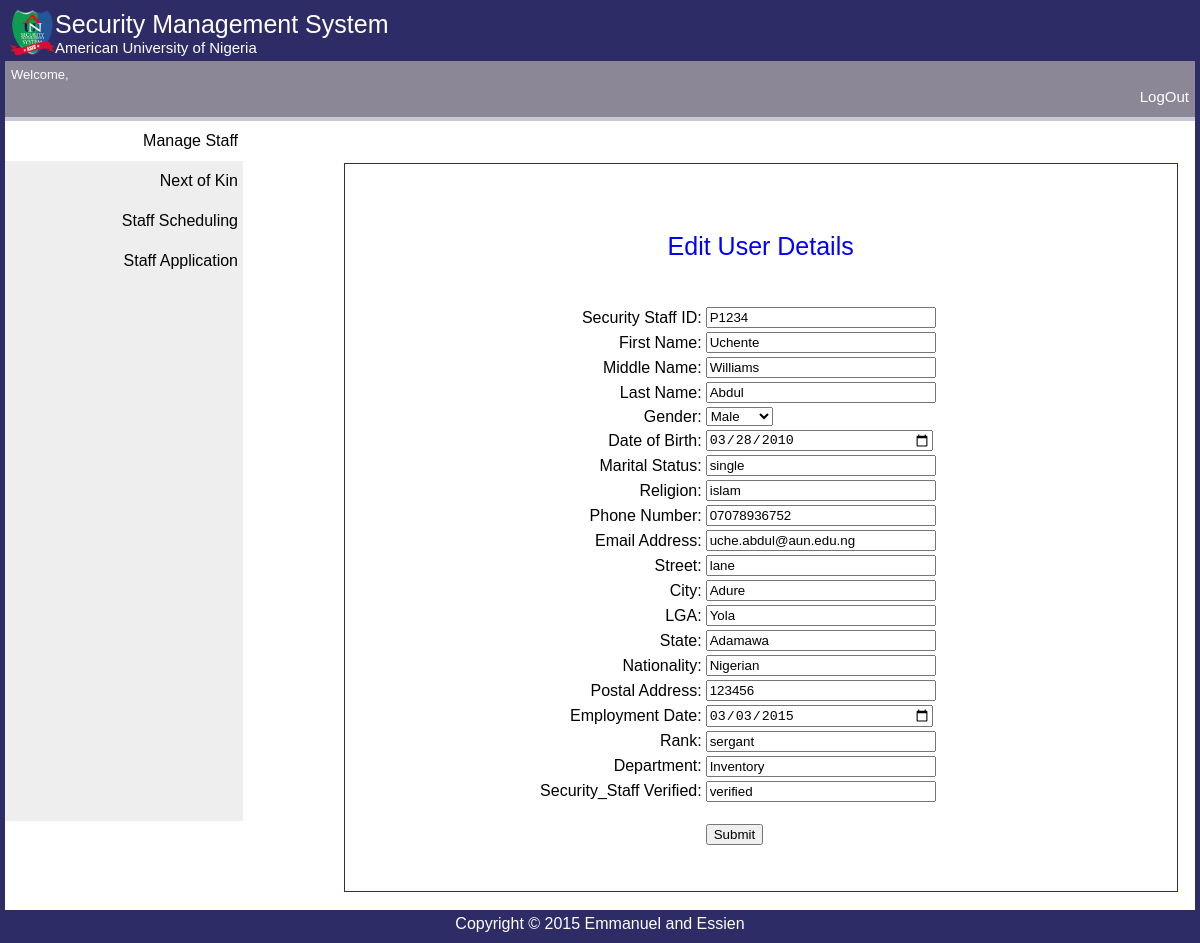
Screenshot of /old/HRPersonnel/edit_staff.php?user_id=P1234 with the database file from the repository.
### tables this page shows
CREATE TABLE IF NOT EXISTS `security_staff` (
  `Security_Staff_ID` varchar(20) NOT NULL,
  `First_Name` varchar(20) NOT NULL,
  `Middle_Name` varchar(20) NOT NULL,
  `Last_Name` varchar(20) NOT NULL,
  `Gender` varchar(8) NOT NULL,
  `Date_of_Birth` date NOT NULL,
  `Marital_Status` varchar(15) NOT NULL,
  `Religion` varchar(15) NOT NULL,
  `Phone_Number` varchar(15) NOT NULL,
  `Email_Address` varchar(45) NOT NULL,
  `Street` varchar(30) NOT NULL,
  `City` varchar(20) NOT NULL,
  `LGA` varchar(20) NOT NULL,
  `State` varchar(20) NOT NULL,
  `Nationality` varchar(15) NOT NULL,
  `Postal_Address` varchar(45) NOT NULL,
  `Date_of_Employment` date NOT NULL,
  `Rank` varchar(20) NOT NULL,
  `Department` varchar(30) NOT NULL,
  `Security_Staffcol` varchar(45) DEFAULT NULL,
  PRIMARY KEY (`Security_Staff_ID`),
  UNIQUE KEY `Staff ID_UNIQUE` (`Security_Staff_ID`)
);

### old/HRPersonnel/edit_staff.php (the view, shortened to what this page needs)
<?php
    include_once '../includes/db_connect.php';
    $staff = $_GET['user_id'];
	$sql = "SELECT * FROM Security_Staff WHERE Security_Staff_ID = '$staff'";
	$result = $mysqli->query($sql);
	$row = $result->fetch_assoc();
?>
<!DOCTYPE html>
<html>
<head><title>Human Resource | ASEC</title>
	<link rel="stylesheet" type="text/css" href="../css/style.custom.css">
</head>
<body>
<div class="header">
<div class="banner">
	<img class="logo" src="../images/bg.png" />
	<p class="textbig">Security Management System</p>
	<p class="textmid">American University of Nigeria<p>
</div>
</div>
<div class="admin">
<p>Welcome,<?php echo "$_SESSION[firstname] $_SESSION[lastname]";?></p>
<a style="text-decoration:none;text-align:right;color:#fff;font-size:15px;"href="../logout.php"><p class="logout">LogOut</p></a></p>
</div>
<div class="nav">
<ul>
  <li class="select"><a href="./home.php">Manage Staff</a></li>
  <li><a href="next_kin.php">Next of Kin</a></li>
  <li><a href="schedule.php">Staff Scheduling</a></li>
  <li><a href="application.php">Staff Application</a></li>
 </ul>
</div>
<div class="content">
	<div id="formTable">
<p class="centerText textbig" style='color: blue'>Edit User Details</p><br />
	<form action="edit_staff.php" method="POST">
	<table>
		<?php
		echo "<tr>
			<td id='formtdlabel'><label>Security Staff ID:</label></td>
			<td><input type='text' name='staff' value='".$row['Security_Staff_ID']."'required></label></td>
		</tr>
		<tr>
			<td id='formtdlabel'><label>First Name:</label></td>
			<td><input type='text' name='firstname' required value='".$row['First_Name']."'></td>
		</tr>
		<tr>
			<td id='formtdlabel'><label>Middle Name:</label></td>
			<td><input type='text' name='midname' required value='".$row['Middle_Name']."'></td>
		</tr>
		<tr>
			<td id='formtdlabel'><label>Last Name:</label></td>
			<td><input type='text' name='lastname' required value='".$row['Last_Name']."'></td>
		</tr>
		<tr>
			<td id='formtdlabel'><label>Gender:</label></td>
			<td><select name='gender' required>
				<option "; echo $row['Gender'] == "male" ? "selected " : "" ; echo ">Male</option>
                <option "; echo $row['Gender'] == "female" ? "selected " : "" ; echo ">Female</option>
			</select></td>
		</tr>
		<tr>
			<td id='formtdlabel'><label>Date of Birth:</label></td>
			<td><input type='date' name='dob' required value='".$row['Date_of_Birth']."'></td>
		</tr>
		<tr>
			<td id='formtdlabel'><label>Marital Status:</label></td>
			<td><input type='text' name='status' required value='".$row['Marital_Status']."'></td>
		</tr>
		<tr>
			<td id='formtdlabel'><label>Religion:</label></td>
			<td><input type='text' name='rel' required value='".$row['Religion']."'></td>
		</tr>
		<tr>
			<td id='formtdlabel'><label>Phone Number:</label></td>
			<td><input type='text' name='phone' required value='".$row['Phone_Number']."'></td>
		</tr>
		<tr>
			<td id='formtdlabel'><label>Email Address:</label></td>
			<td><input type='text' name='email' required value='".$row['Email_Address']."'></td>
		</tr>
		<tr>
			<td id='formtdlabel'><label>Street:</label></td>
			<td><input type='text' name='street' required value='".$row['Street']."'></td>
		</tr>
		<tr>
			<td id='formtdlabel'><label>City:</label></td>
			<td><input type='text' name='city' required value='".$row['City']."'></td>
		</tr>
		<tr>
			<td id='formtdlabel'><label>LGA:</label></td>
			<td><input type='text' name='lga' required value='".$row['LGA']."'></td>
		</tr>
		<tr>
			<td id='formtdlabel'><label>State:</label></td>
			<td><input type='text' name='state' required value='".$row['State']."'></td>
		</tr>
		<tr>
			<td id='formtdlabel'><label>Nationality:</label></td>
			<td><input type='text' name='nation' value='".$row['Nationality']."' required></td>
		</tr>
		<tr>
			<td id='formtdlabel'><label>Postal Address:</label></td>
			<td><input type='text' name='postal' required value='".$row['Postal_Address']."'></td>
		</tr>
		<tr>
			<td id='formtdlabel'><label>Employment Date:</label></td>
			<td><input type='date' name='emp' value='".$row['Date_of_Employment']."' required></td>
		</tr>
		<tr>
			<td id='formtdlabel'><label>Rank:</label></td>
			<td><input type='text' name='rank' value='".$row['Rank']."' required></td>
		</tr>
		<tr>
			<td id='formtdlabel'><label>Department:</label></td>
			<td><input type='text' name='dep' value='".$row['Department']."' required></td>
		</tr>
		<tr>
			<td id='formtdlabel'><label>Security_Staff Verified:</label></td>
			<td><input type='text' name='sec' value='".$row['Security_Staffcol']."' required></td>
		</tr>
		";
		?>
		<tr>
			<td></td>
			<td><br  /><button type="submit" name="submit"> Submit <a href="edited_staff_success.html"></button>
		</tr>
	</table>
</form>
</div>
</div>
<footer>
<div id="footer">
Copyright &copy; 2015 Emmanuel and Essien
</div>
</footer>
</body>
</html>

### old/css/style.custom.css (style rules this page uses)
.header { background-color:#2D2C67; color:white; padding:5px; }
.nav { line-height:30px; background-color:#eeeeee; height:700px; width:20%; float:left; padding:0px; font-family: Tahoma, Geneva, sans-serif; }
#footer { background-color:#2D2C67; font-family: Tahoma, Geneva, sans-serif; color:white; clear:both; text-align:center; padding:5px; }
.textbig { font-size:25px; }
.textmid { font-size:15px; }
.banner { font-family: Copperplate Gothic Light, sans-serif; }
.banner p { margin:0; }
.logo { width:45px; height:45px; float:left; }
.admin { background-color: #8B8796; margin:0; padding:3px; border-bottom: 4px solid #CAC7D4; font-family: Tahoma, Geneva, sans-serif; font-size: 13px; color:#fff; }
.admin p { padding:3px; margin:0; }
body { margin:0; padding:0; border: 5px solid #2d2c67; }
.nav ul { list-style-type: none; margin:0; padding: 0; }
.nav a { display: block; text-decoration: none; text-align: right; border-left-radius: 5px; padding: 5px; color:#000; }
.nav li { margin: 0; padding: 0; }
.select { background-color: #FFF; color: #000; }
.content { font-family: Tahoma, Geneva, sans-serif; margin-left:27%; margin-top:3.5%; }
#formtdlabel { text-align: right; }
#formTable { margin:2%; padding:5%; border: 1px solid #2D2C67; }
.centerText { text-align: center; }
#formTable table { margin-left:20%; }
#formTable input { width:120%; }

### rows the page displays
security_staff: staff "P1234", firstname "Uchente", midname "Williams", lastname "Abdul", dob "03/28/2010", status "single", rel "islam", phone "07078936752", email "uche.abdul@aun.edu.ng", street "lane", city "Adure", lga "Yola", state "Adamawa", nation "Nigerian", postal "123456", emp "03/03/2015", rank "sergant", dep "Inventory", sec "verified"
